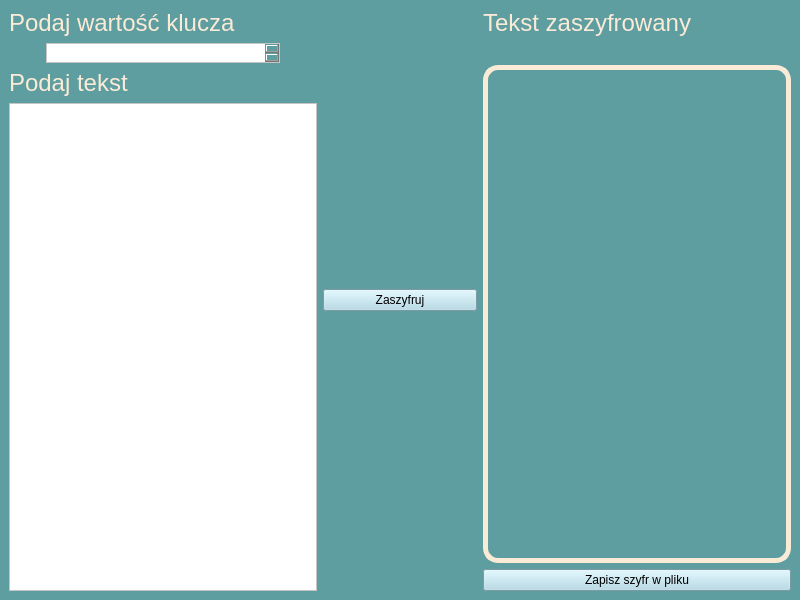
<?xml version="1.0" encoding="UTF-8"?>
<ui version="4.0">
 <class>MainWindow</class>
 <widget class="QMainWindow" name="MainWindow">
  <property name="geometry">
   <rect>
    <x>0</x>
    <y>0</y>
    <width>800</width>
    <height>600</height>
   </rect>
  </property>
  <property name="windowTitle">
   <string>Szyfrowanie. Wykonane przez 8-22403</string>
  </property>
  <property name="styleSheet">
   <string notr="true">background-color: cadetblue; color: black;</string>
  </property>
  <widget class="QWidget" name="centralwidget">
   <layout class="QHBoxLayout" name="horizontalLayout" stretch="2,1,2">
    <item>
     <layout class="QVBoxLayout" name="verticalLayout">
      <item>
       <widget class="QLabel" name="label">
        <property name="styleSheet">
         <string notr="true">color: antiquewhite;
font-size: 24px;</string>
        </property>
        <property name="text">
         <string>Podaj wartość klucza</string>
        </property>
       </widget>
      </item>
      <item>
       <widget class="QPlainTextEdit" name="input_key">
        <property name="maximumSize">
         <size>
          <width>16777215</width>
          <height>20</height>
         </size>
        </property>
        <property name="styleSheet">
         <string notr="true">background-color: white; margin: 0 auto;</string>
        </property>
       </widget>
      </item>
      <item>
       <widget class="QLabel" name="label_2">
        <property name="styleSheet">
         <string notr="true">color: antiquewhite;
font-size: 24px;</string>
        </property>
        <property name="text">
         <string>Podaj tekst</string>
        </property>
       </widget>
      </item>
      <item>
       <widget class="QPlainTextEdit" name="input_cleartext">
        <property name="autoFillBackground">
         <bool>false</bool>
        </property>
        <property name="styleSheet">
         <string notr="true">background-color: white;</string>
        </property>
        <property name="plainText">
         <string/>
        </property>
       </widget>
      </item>
     </layout>
    </item>
    <item>
     <widget class="QPushButton" name="btn_cipher">
      <property name="styleSheet">
       <string notr="true">background-color: lightblue;</string>
      </property>
      <property name="text">
       <string>Zaszyfruj</string>
      </property>
     </widget>
    </item>
    <item>
     <layout class="QVBoxLayout" name="verticalLayout_2">
      <item>
       <widget class="QLabel" name="label_3">
        <property name="maximumSize">
         <size>
          <width>16777215</width>
          <height>50</height>
         </size>
        </property>
        <property name="styleSheet">
         <string notr="true">color: antiquewhite;
font-size: 24px;</string>
        </property>
        <property name="text">
         <string>Tekst zaszyfrowany</string>
        </property>
        <property name="alignment">
         <set>Qt::AlignLeading|Qt::AlignLeft|Qt::AlignTop</set>
        </property>
       </widget>
      </item>
      <item>
       <widget class="QLabel" name="output_encrypted">
        <property name="styleSheet">
         <string notr="true">color: aliceblue;
font-size: 18px;
border: 5px solid antiquewhite;
border-radius: 15px;
padding: 10px;</string>
        </property>
        <property name="text">
         <string/>
        </property>
        <property name="alignment">
         <set>Qt::AlignLeading|Qt::AlignLeft|Qt::AlignTop</set>
        </property>
       </widget>
      </item>
      <item>
       <widget class="QPushButton" name="btn_save_to_file">
        <property name="styleSheet">
         <string notr="true">background-color: lightblue;</string>
        </property>
        <property name="text">
         <string>Zapisz szyfr w pliku</string>
        </property>
       </widget>
      </item>
     </layout>
    </item>
   </layout>
  </widget>
 </widget>
 <resources/>
 <connections/>
</ui>
